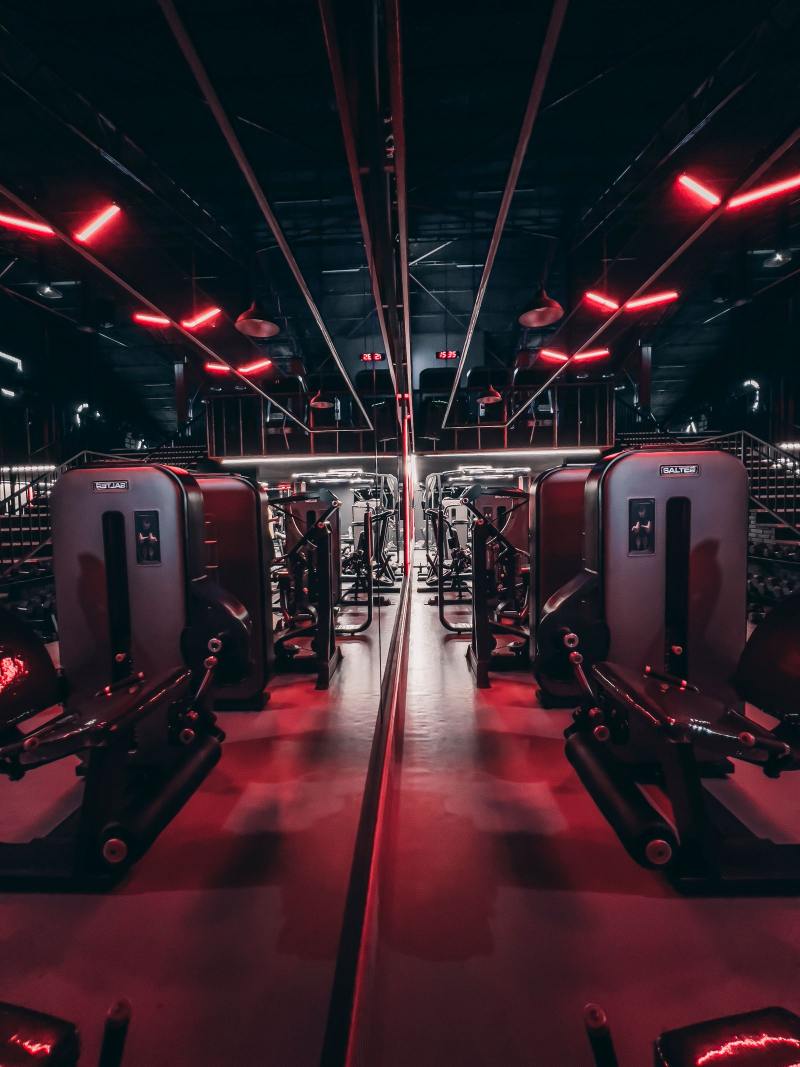
#> input picture video/assets/gym-dark.jpg, 1600 x 2133 px (shown at 1/2 size)
$ python render_intro_video.py
#> lines starting #> are read from the running program, lines starting #| are printed output that depends on the picture
#!/usr/bin/env python3
"""Render a fast-paced vertical intro video for Lian Nar."""

from __future__ import annotations

import math
import os
import subprocess
import sys
from pathlib import Path

from PIL import Image, ImageDraw, ImageEnhance, ImageFilter, ImageFont, ImageOps


ROOT = Path(__file__).resolve().parent
ASSETS = ROOT / "assets"
PREVIEW = ROOT / "preview"
OUTPUT = ROOT / "练哪儿_核心卖点视频_v3.mp4"

WIDTH = 720
HEIGHT = 1280
FPS = 24
DURATION = 10.8

BLACK = (8, 9, 10)
PANEL = (24, 25, 27)
WHITE = (246, 246, 244)
MUTED = (174, 177, 180)
GOLD = (221, 174, 86)
GOLD_DARK = (132, 96, 42)
RED = (213, 83, 72)
GREEN = (90, 204, 153)

FONT_PATHS = [
    "/System/Library/Fonts/STHeiti Light.ttc",
    "/System/Library/Fonts/Hiragino Sans GB.ttc",
]


def font(size: int, bold: bool = False) -> ImageFont.FreeTypeFont:
#> called with size = 12, bold = False
    for path in FONT_PATHS:
        if os.path.exists(path):
            return ImageFont.truetype(path, size=size, index=1 if bold else 0)
    return ImageFont.load_default()


F12 = font(12)
F18 = font(18)
F20 = font(20)
F22 = font(22)
F24 = font(24, True)
F28 = font(28, True)
F32 = font(32, True)
F38 = font(38, True)
F46 = font(46, True)
F54 = font(54, True)
F68 = font(68, True)
F82 = font(82, True)
F104 = font(104, True)


def clamp(value: float, low: float = 0.0, high: float = 1.0) -> float:
    return max(low, min(high, value))


def ease(value: float) -> float:
    value = clamp(value)
    return 1 - (1 - value) ** 3


# [5 lines left out: function ease_out_back, not called in this run]


def pulse(value: float) -> float:
    return (math.sin(value * math.pi * 2) + 1) / 2


def text_width(draw: ImageDraw.ImageDraw, text: str, selected_font: ImageFont.ImageFont) -> int:
    box = draw.textbbox((0, 0), text, font=selected_font)
    return box[2] - box[0]


# [321 lines left out: functions center_text, split_center_text, scale_text, draw_corner_label, draw_shutter, fit_text and 10 more, not called in this run]


SCENES = [
    (0.0, 2.15, scene_one),
    (2.15, 5.60, scene_two),
    (5.60, 8.65, scene_three),
    (8.65, 10.8, scene_four),
]


# [37 lines left out: functions timeline_frame, build_contact_sheet, not called in this run]


def render_video() -> None:
    PREVIEW.mkdir(parents=True, exist_ok=True)
    try:
        import imageio_ffmpeg
    except ImportError as exc:
        raise SystemExit(
            "imageio-ffmpeg is required. Add /private/tmp/gym_video_deps to PYTHONPATH."
        ) from exc

    ffmpeg = imageio_ffmpeg.get_ffmpeg_exe()
    command = [
        ffmpeg,
        "-y",
        "-f",
        "rawvideo",
        "-vcodec",
        "rawvideo",
        "-pix_fmt",
        "rgb24",
        "-s",
        f"{WIDTH}x{HEIGHT}",
        "-r",
        str(FPS),
        "-i",
        "-",
        "-an",
        "-c:v",
        "libx264",
        "-preset",
        "medium",
        "-crf",
        "19",
        "-pix_fmt",
        "yuv420p",
        "-movflags",
        "+faststart",
        str(OUTPUT),
    ]
    process = subprocess.Popen(command, stdin=subprocess.PIPE, stderr=subprocess.PIPE)
    assert process.stdin is not None

    key_times = [1.05, 3.85, 7.0, 9.65]
    key_paths: list[Path] = []
    saved: set[int] = set()
    total_frames = int(DURATION * FPS)
    for index in range(total_frames):
        t = index / FPS
        frame = timeline_frame(t)
        process.stdin.write(frame.tobytes())
        for key_index, key_time in enumerate(key_times):
            if key_index not in saved and t >= key_time:
                path = PREVIEW / f"关键帧_{key_index + 1}.png"
                frame.save(path, quality=95)
                key_paths.append(path)
                saved.add(key_index)
    process.stdin.close()
    stderr = process.stderr.read().decode("utf-8", errors="replace") if process.stderr else ""
    code = process.wait()
    if code != 0:
        print(stderr, file=sys.stderr)
        raise SystemExit(f"ffmpeg failed with code {code}")
    build_contact_sheet(key_paths)
    print(OUTPUT)


IMAGES = {
    "dark": Image.open(ASSETS / "gym-dark.jpg"),
    "light": Image.open(ASSETS / "gym-light.jpg"),
    "training": Image.open(ASSETS / "gym-training.jpg"),
}
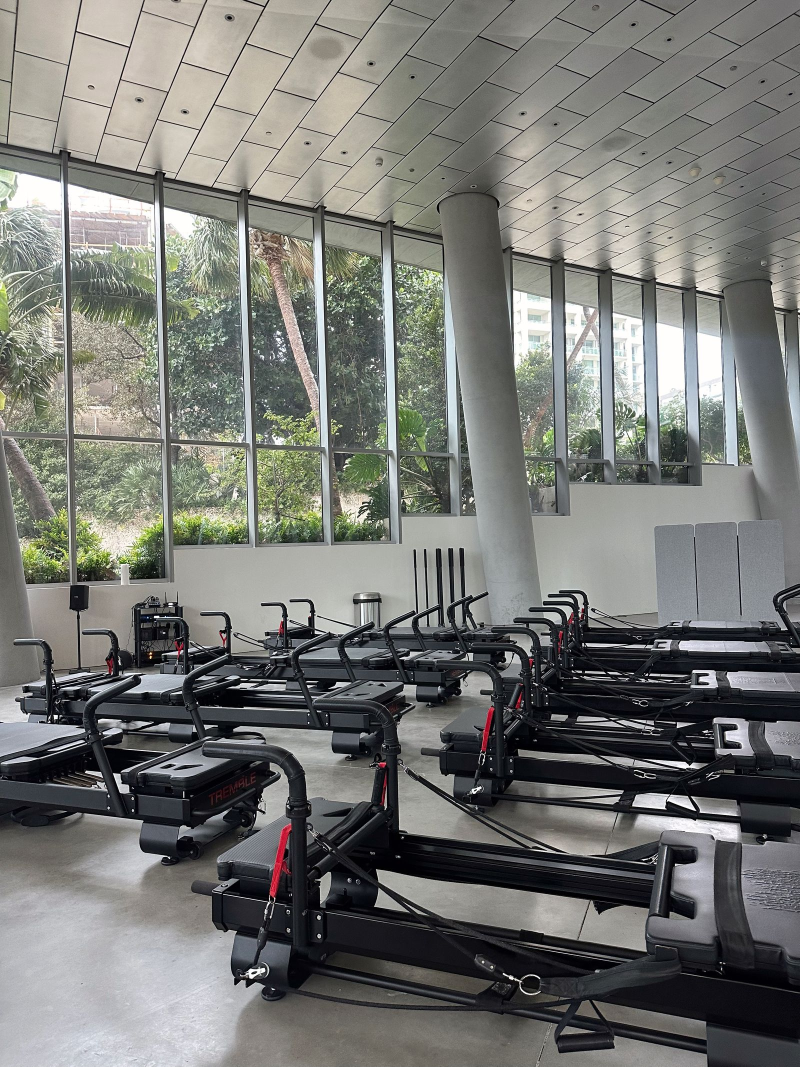
#> input picture video/assets/gym-light.jpg, 1600 x 2133 px (shown at 1/2 size)
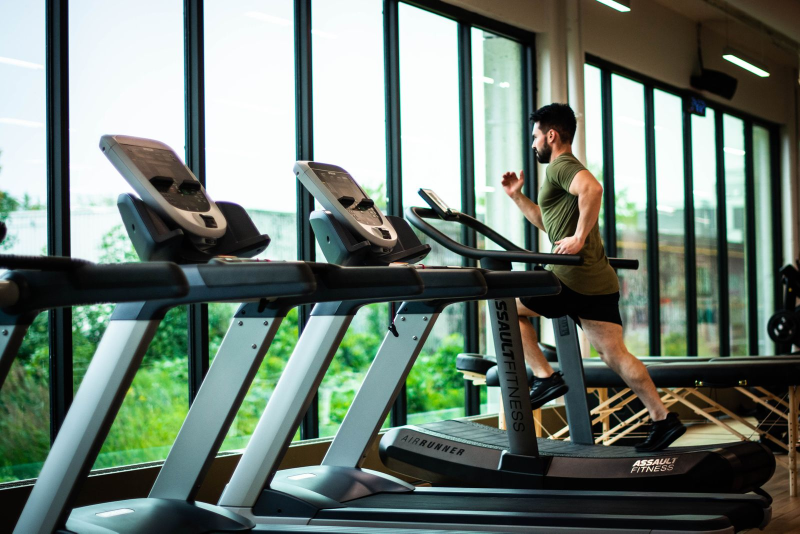
#> input picture video/assets/gym-training.jpg, 1600 x 1067 px (shown at 1/2 size)


if __name__ == "__main__":
    render_video()
#> (the call stopped at in render_video, `ffmpeg = imageio_ffmpeg.get_ffmpeg_exe()`: imageio_ffmpeg is not available in this run)
